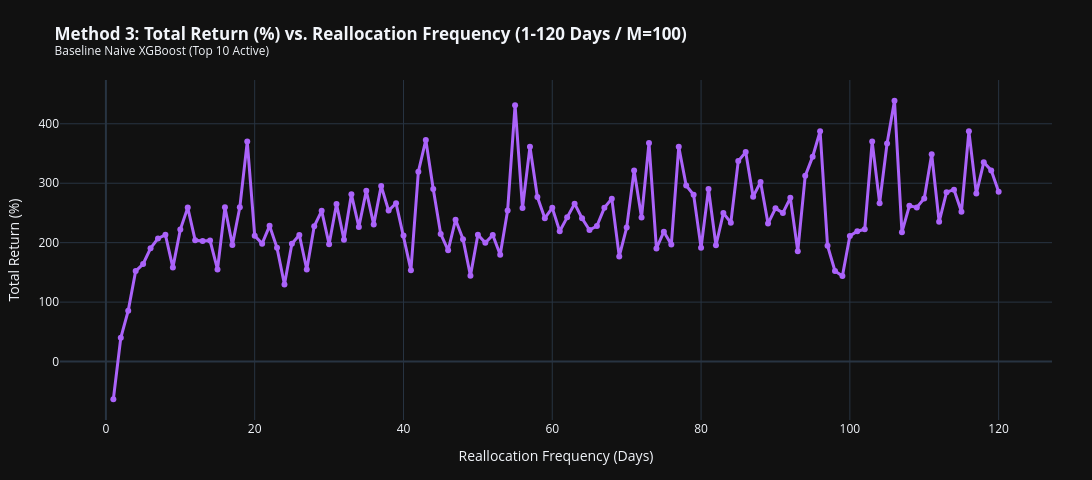
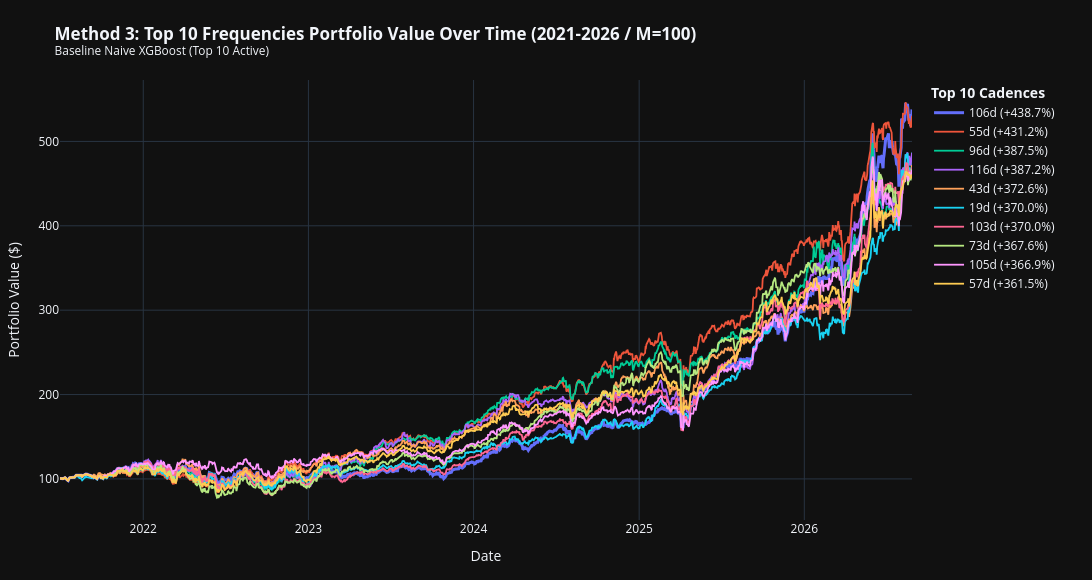

These figures' notebook cell, in order:
### Code cell
# Plot 3.1: Profit vs Frequency Curve (Method 3)
fig3_1 = px.line(
    df_m3_sweep, x='frequency_days', y='total_return_pct',
    title='<b>Method 3: Total Return (%) vs. Reallocation Frequency (1-120 Days / M=100)</b><br><sup>Baseline Naive XGBoost (Top 10 Active)</sup>',
    markers=True, template='plotly_dark'
)
fig3_1.update_traces(line_color='#AB63FA', line_width=3)
fig3_1.update_layout(
    xaxis_title='Reallocation Frequency (Days)',
    yaxis_title='Total Return (%)',
    width=1100, height=480,
    margin=dict(l=60, r=40, t=80, b=60)
)
fig3_1.show()

# Plot 3.2: Top 10 Frequencies Equity Curves Time Series (Method 3)
fig3_2 = go.Figure()

for idx, row in enumerate(m3_top10.itertuples()):
    k = int(row.frequency_days)
    df_k = m3_curves[k]
    fig3_2.add_trace(go.Scatter(
        x=df_k['date'], y=df_k['portfolio_value'],
        name=f"{k}d (+{row.total_return_pct:.1f}%)",
        line=dict(width=3.0 if idx == 0 else 1.8, color=palette[idx % len(palette)])
    ))

fig3_2.update_layout(
    template='plotly_dark', width=1100, height=580,
    title='<b>Method 3: Top 10 Frequencies Portfolio Value Over Time (2021-2026 / M=100)</b><br><sup>Baseline Naive XGBoost (Top 10 Active)</sup>',
    xaxis_title='Date', yaxis_title='Portfolio Value ($)',
    margin=dict(l=60, r=180, t=80, b=60),
    legend=dict(
        orientation='v', yanchor='top', y=1.0, xanchor='left', x=1.02,
        title=dict(text='<b>Top 10 Cadences</b>')
    )
)
fig3_2.show()

### Figure 1 — Plotly figure (JSON) as saved in the notebook; plotly's stock layout.template omitted (floating-point values rounded to 4 significant figures)
{"data": [{"hovertemplate": "frequency_days=%{x}<br>total_return_pct=%{y}<extra></extra>", "legendgroup": "", "line": {"color": "#AB63FA", "dash": "solid", "width": 3}, "marker": {"symbol": "circle"}, "mode": "lines+markers", "name": "", "orientation": "v", "showlegend": false, "type": "scatter", "x": [1, 2, 3, 4, 5, 6, 7, 8, 9, 10, 11, 12, 13, 14, 15, 16, 17, 18, 19, 20, 21, 22, 23, 24, 25, 26, 27, 28, 29, 30, 31, 32, 33, 34, 35, 36, 37, 38, 39, 40, 41, 42, 43, 44, 45, 46, 47, 48, 49, 50, 51, 52, 53, 54, 55, 56, 57, 58, 59, 60, 61, 62, 63, 64, 65, 66, 67, 68, 69, 70, 71, 72, 73, 74, 75, 76, 77, 78, 79, 80, 81, 82, 83, 84, 85, 86, 87, 88, 89, 90, 91, 92, 93, 94, 95, 96, 97, 98, 99, 100, 101, 102, 103, 104, 105, 106, 107, 108, 109, 110, 111, 112, 113, 114, 115, 116, 117, 118, 119, 120], "xaxis": "x", "y": [-63.42, 39.88, 85.63, 152.2, 164.1, 190.4, 207.0, 213.2, 158.1, 222.0, 259.0, 203.9, 203.0, 203.6, 155.0, 259.4, 196.0, 259.5, 370.0, 211.6, 198.3, 228.3, 191.3, 129.6, 198.2, 212.9, 154.8, 227.6, 253.5, 197.4, 265.0, 205.1, 281.3, 226.3, 287.2, 230.4, 295.4, 254.0, 266.3, 211.9, 153.7, 319.3, 372.6, 290.4, 214.7, 187.1, 238.5, 205.8, 144.4, 213.4, 199.8, 212.7, 179.8, 254.3, 431.2, 258.2, 361.5, 276.7, 241.1, 258.6, 219.2, 242.5, 265.6, 241.2, 221.4, 228.1, 258.6, 274.1, 176.8, 225.4, 321.2, 242.4, 367.6, 190.2, 218.6, 196.7, 361.3, 296.2, 280.4, 191.2, 290.2, 195.6, 249.8, 233.6, 337.2, 352.4, 277.3, 302.0, 232.1, 257.7, 250.1, 275.4, 185.5, 312.4, 344.7, 387.5, 195.0, 152.3, 144.0, 211.4, 219.2, 222.5, 370.0, 266.4, 366.9, 438.7, 217.7, 262.0, 259.3, 274.4, 348.9, 235.1, 285.0, 289.1, 252.0, 387.2, 282.6, 335.2, 321.6, 285.5], "yaxis": "y"}], "layout": {"height": 480, "legend": {"tracegroupgap": 0}, "margin": {"b": 60, "l": 60, "r": 40, "t": 80}, "title": {"text": "<b>Method 3: Total Return (%) vs. Reallocation Frequency (1-120 Days / M=100)</b><br><sup>Baseline Naive XGBoost (Top 10 Active)</sup>"}, "width": 1100, "xaxis": {"anchor": "y", "domain": [0.0, 1.0], "title": {"text": "Reallocation Frequency (Days)"}}, "yaxis": {"anchor": "x", "domain": [0.0, 1.0], "title": {"text": "Total Return (%)"}}}}

### Figure 2 — Plotly figure (JSON) as saved in the notebook; plotly's stock layout.template omitted (floating-point values rounded to 4 significant figures; data arrays with more than 128 entries replaced by an {"elided": "..."} marker saying what was removed)
{"data": [{"line": {"color": "#636EFA", "width": 3.0}, "name": "106d (+438.7%)", "type": "scatter", "x": {"elided": "1295 str values"}, "y": {"elided": "1295 float values"}}, {"line": {"color": "#EF553B", "width": 1.8}, "name": "55d (+431.2%)", "type": "scatter", "x": {"elided": "1295 str values"}, "y": {"elided": "1295 float values"}}, {"line": {"color": "#00CC96", "width": 1.8}, "name": "96d (+387.5%)", "type": "scatter", "x": {"elided": "1295 str values"}, "y": {"elided": "1295 float values"}}, {"line": {"color": "#AB63FA", "width": 1.8}, "name": "116d (+387.2%)", "type": "scatter", "x": {"elided": "1295 str values"}, "y": {"elided": "1295 float values"}}, {"line": {"color": "#FFA15A", "width": 1.8}, "name": "43d (+372.6%)", "type": "scatter", "x": {"elided": "1295 str values"}, "y": {"elided": "1295 float values"}}, {"line": {"color": "#19D3F3", "width": 1.8}, "name": "19d (+370.0%)", "type": "scatter", "x": {"elided": "1295 str values"}, "y": {"elided": "1295 float values"}}, {"line": {"color": "#FF6692", "width": 1.8}, "name": "103d (+370.0%)", "type": "scatter", "x": {"elided": "1295 str values"}, "y": {"elided": "1295 float values"}}, {"line": {"color": "#B6E880", "width": 1.8}, "name": "73d (+367.6%)", "type": "scatter", "x": {"elided": "1295 str values"}, "y": {"elided": "1295 float values"}}, {"line": {"color": "#FF97FF", "width": 1.8}, "name": "105d (+366.9%)", "type": "scatter", "x": {"elided": "1295 str values"}, "y": {"elided": "1295 float values"}}, {"line": {"color": "#FECB52", "width": 1.8}, "name": "57d (+361.5%)", "type": "scatter", "x": {"elided": "1295 str values"}, "y": {"elided": "1295 float values"}}], "layout": {"height": 580, "legend": {"orientation": "v", "title": {"text": "<b>Top 10 Cadences</b>"}, "x": 1.02, "xanchor": "left", "y": 1.0, "yanchor": "top"}, "margin": {"b": 60, "l": 60, "r": 180, "t": 80}, "title": {"text": "<b>Method 3: Top 10 Frequencies Portfolio Value Over Time (2021-2026 / M=100)</b><br><sup>Baseline Naive XGBoost (Top 10 Active)</sup>"}, "width": 1100, "xaxis": {"title": {"text": "Date"}}, "yaxis": {"title": {"text": "Portfolio Value ($)"}}}}
